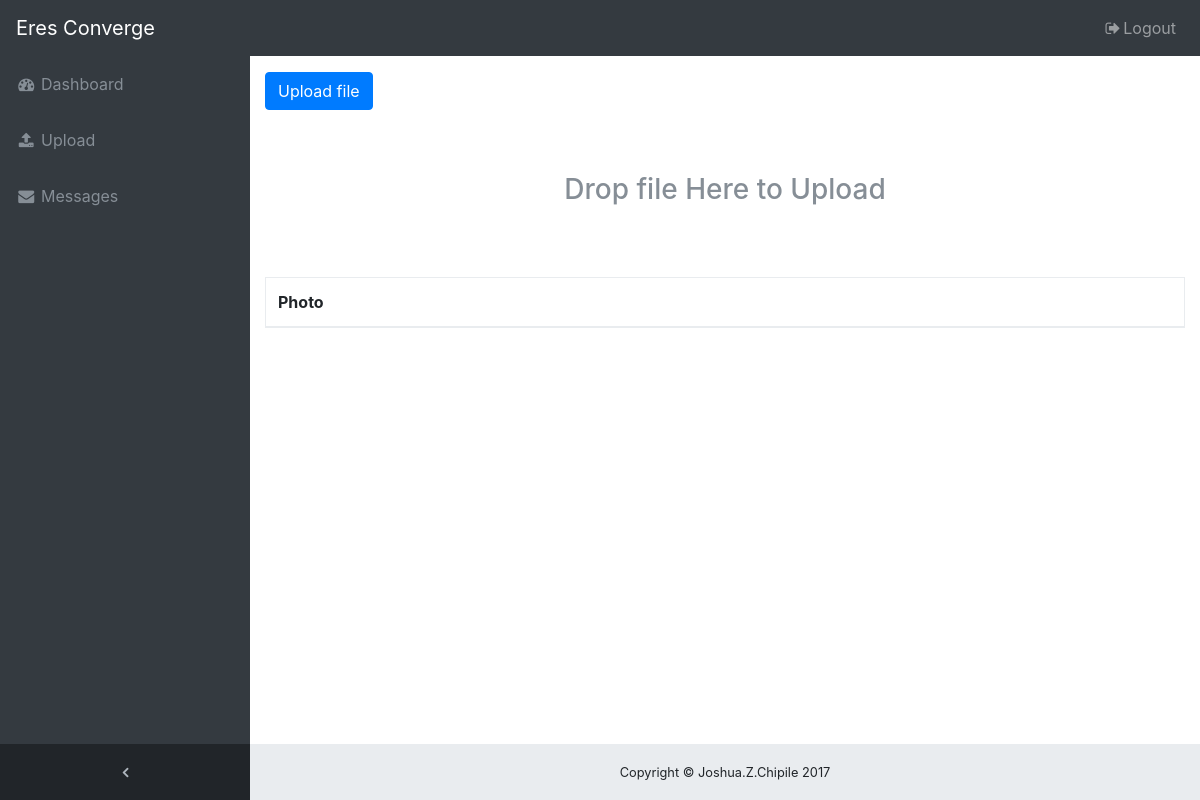
The app's page /upload/, older data.
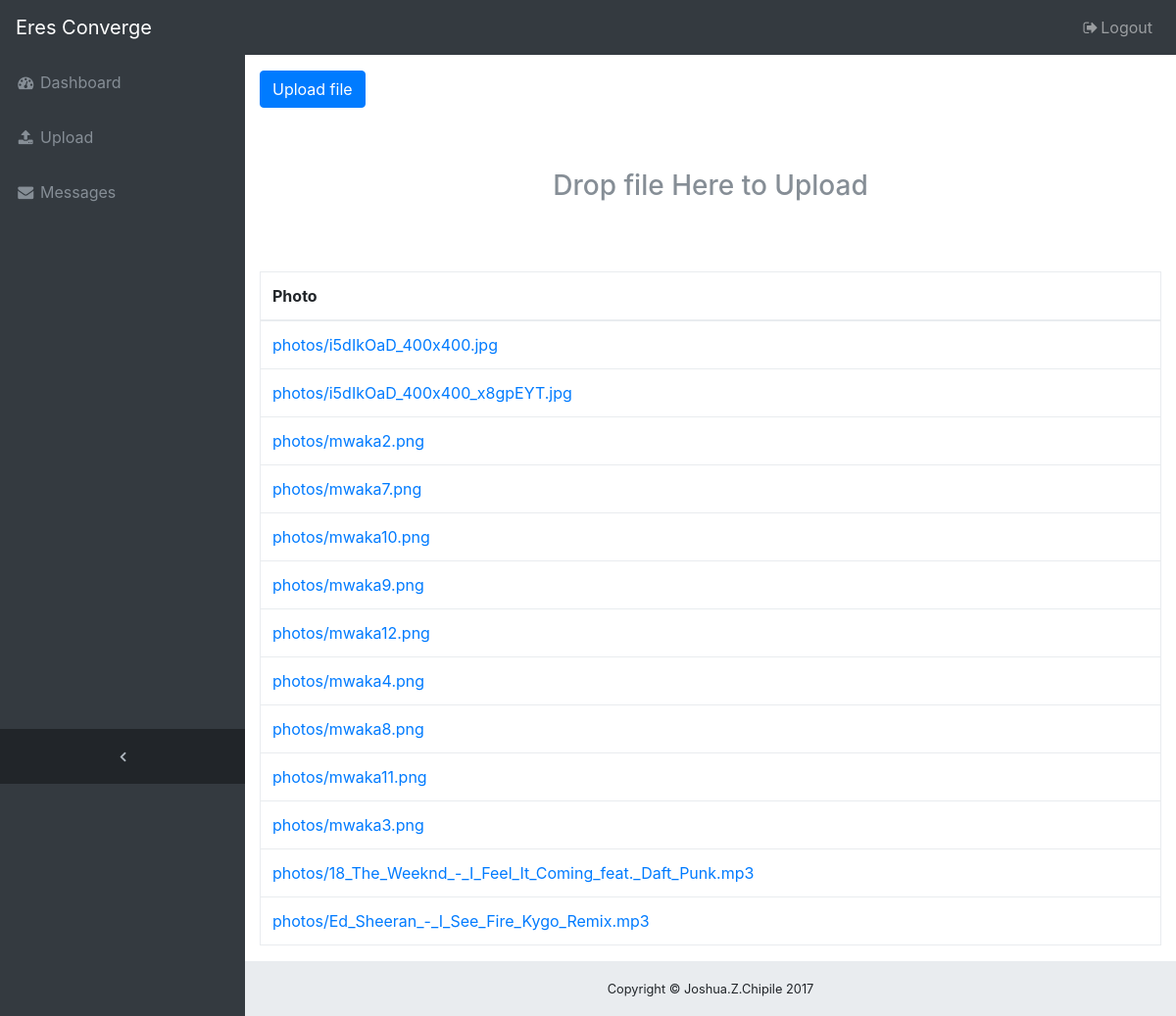
The same page, newer data.
### eresapp/models.py (models this page shows)
class Photo(models.Model):
    title = models.CharField(max_length=255, blank=True)
    file = models.FileField(upload_to='photos/')
    uploaded_at = models.DateTimeField(auto_now_add=True)

### eresapp/views.py (the view, shortened to what this page needs)
# urls.py: url(r'^upload/$', views.UploadView.as_view(), name='upload'),
class UploadView(View):
    def get(self, request):
        photos_list = Photo.objects.all()
        return render(self.request, 'site/uploads.html', {'photos': photos_list})

### eresapp/templates/site/uploads.html (shortened to what this page needs)
{% extends 'site/base3.html' %}
{% block content %}
<button type="button" class="btn btn-primary js-upload-photos">
  Upload file
</button>
<div class="well text-muted text-center" style="padding-top: 4rem; padding-bottom: 4rem;">
  <h3>Drop file Here to Upload</h3>
</div>
<table id="gallery" class="table table-bordered">
  <thead>
    <tr>
      <th>Photo</th>
    </tr>
  </thead>
  <tbody>
    {% for photo in photos %}
      <tr>
        <td><a href="{{ photo.file.url }}">{{ photo.file.name }}</a></td>
      </tr>
    {% endfor %}
  </tbody>
</table>
{% endblock  %}

### eresapp/templates/site/base3.html (shortened to what this page needs)
{% load static %}
<!DOCTYPE html>
<html lang="en">
  <head>
    <link href="{% static 'css/css/bootstrap.min.css' %}" rel="stylesheet">
    <link href="{% static 'css/font-awesome.min.css' %}" rel="stylesheet" type="text/css">
    <link href="{% static 'css/sb-admin.css'  %}" rel="stylesheet">
  </head>
  <body class="fixed-nav sticky-footer bg-dark" id="page-top">
    <nav class="navbar navbar-expand-lg navbar-dark bg-dark fixed-top" id="mainNav">
      <a class="navbar-brand" href="{% url 'home' %}">Eres Converge</a>
      <div class="collapse navbar-collapse" id="navbarResponsive">
        <ul class="navbar-nav navbar-sidenav" id="exampleAccordion">
          <li class="nav-item" data-toggle="tooltip" data-placement="right" title="Dashboard">
            <a class="nav-link" href="{%url 'student'%}">
              <i class="fa fa-fw fa-dashboard"></i>
              <span class="nav-link-text">Dashboard</span>
            </a>
          </li>
          <li class="nav-item" data-toggle="tooltip" data-placement="right" title="Upload">
            <a class="nav-link" href="{%url 'upload'%}">
              <i class="fa fa-fw fa-upload"></i>
              <span class="nav-link-text">Upload</span>
            </a>
          </li>
          <li class="nav-item" data-toggle="tooltip" data-placement="right" title="Messages">
            <a class="nav-link" href="{%url 'message'%}">
              <i class="fa fa-fw fa-envelope"></i>
              <span class="nav-link-text">Messages</span>
            </a>
          </li>
        </ul>
        <ul class="navbar-nav sidenav-toggler">
          <li class="nav-item">
            <a class="nav-link text-center" id="sidenavToggler">
              <i class="fa fa-fw fa-angle-left"></i>
            </a>
          </li>
        </ul>
        <ul class="navbar-nav ml-auto">
        <li class="nav-item">
            <a class="nav-link" href="{%url 'logout' %}">
              <i class="fa fa-fw fa-sign-out"></i>Logout</a>
          </li>
        </ul>
      </div>
    </nav>
  <div class="content-wrapper">
    <div class="container-fluid">
    {% block content %}
    {% endblock %}
  </div>
</div>
<footer class="sticky-footer">
  <div class="container">
    <div class="text-center">
      <small>Copyright © Joshua.Z.Chipile 2017</small>
    </div>
  </div>
</footer>
</body>
</html>

### eresapp/static/css/sb-admin.css (style rules this page uses)
html { position: relative; min-height: 100%; }
body { overflow-x: hidden; }
body.sticky-footer { margin-bottom: 56px; }
body.sticky-footer .content-wrapper { min-height: calc(100vh - 56px - 56px); }
body.fixed-nav { padding-top: 56px; }
.content-wrapper { min-height: calc(100vh - 56px); padding-top: 1rem; }
#mainNav .navbar-collapse { overflow: auto; max-height: 75vh; }
#mainNav .navbar-collapse .navbar-nav .nav-item .nav-link { cursor: pointer; }
#mainNav .navbar-collapse .sidenav-toggler { display: none; }
@media (min-width: 992px) { #mainNav .navbar-brand { width: 250px; } }
@media (min-width: 992px) { #mainNav .navbar-collapse { overflow: visible; max-height: none; } }
@media (min-width: 992px) { #mainNav .navbar-collapse .navbar-sidenav { position: absolute; top: 0; left: 0; overflow-x: hidden; overflow-y: auto; -webkit-flex-direction: column; -ms-flex-direction: column; flex-direction: column; margin-top: 56px; } }
@media (min-width: 992px) { #mainNav .navbar-collapse .navbar-sidenav > .nav-item { width: 250px; padding: 0; } }
@media (min-width: 992px) { #mainNav .navbar-collapse .navbar-sidenav > .nav-item > .nav-link { padding: 1em; } }
#mainNav.fixed-top .sidenav-toggler { display: none; }
@media (min-width: 992px) { #mainNav.fixed-top .navbar-sidenav { height: calc(100vh - 112px); } }
@media (min-width: 992px) { #mainNav.fixed-top .sidenav-toggler { position: absolute; top: 0; left: 0; display: flex; overflow-x: hidden; overflow-y: auto; -webkit-flex-direction: column; -ms-flex-direction: column; flex-direction: column; margin-top: calc(100vh - 56px); } }
@media (min-width: 992px) { #mainNav.fixed-top .sidenav-toggler > .nav-item { width: 250px; padding: 0; } }
@media (min-width: 992px) { #mainNav.fixed-top .sidenav-toggler > .nav-item > .nav-link { padding: 1em; } }
#mainNav.fixed-top.navbar-dark .sidenav-toggler { background-color: #212529; }
#mainNav.fixed-top.navbar-dark .sidenav-toggler a i { color: #adb5bd; }
.content-wrapper { overflow-x: hidden; background: white; }
@media (min-width: 992px) { .content-wrapper { margin-left: 250px; } }
#sidenavToggler i { font-weight: 800; }
#mainNav.navbar-dark .navbar-collapse .navbar-sidenav > .nav-item > .nav-link { color: #868e96; }
@media (min-width: 992px) { #mainNav.navbar-dark .navbar-collapse .navbar-sidenav { background: #343a40; } }
footer.sticky-footer { position: absolute; right: 0; bottom: 0; width: 100%; height: 56px; background-color: #e9ecef; line-height: 55px; }
@media (min-width: 992px) { footer.sticky-footer { width: calc(100% - 250px); } }

Row changes from the older to the newer data that the page shows:
added Photo: file.name "photos/i5dIkOaD_400x400.jpg"
added Photo: file.name "photos/i5dIkOaD_400x400_x8gpEYT.jpg"
added Photo: file.name "photos/mwaka2.png"
added Photo: file.name "photos/mwaka7.png"
added Photo: file.name "photos/mwaka10.png"
added Photo: file.name "photos/mwaka9.png"
added Photo: file.name "photos/mwaka12.png"
added Photo: file.name "photos/mwaka4.png"
added Photo: file.name "photos/mwaka8.png"
added Photo: file.name "photos/mwaka11.png"
added Photo: file.name "photos/mwaka3.png"
added Photo: file.name "photos/18_The_Weeknd_-_I_Feel_It_Coming_feat._Daft_Punk.mp3"
added Photo: file.name "photos/Ed_Sheeran_-_I_See_Fire_Kygo_Remix.mp3"
